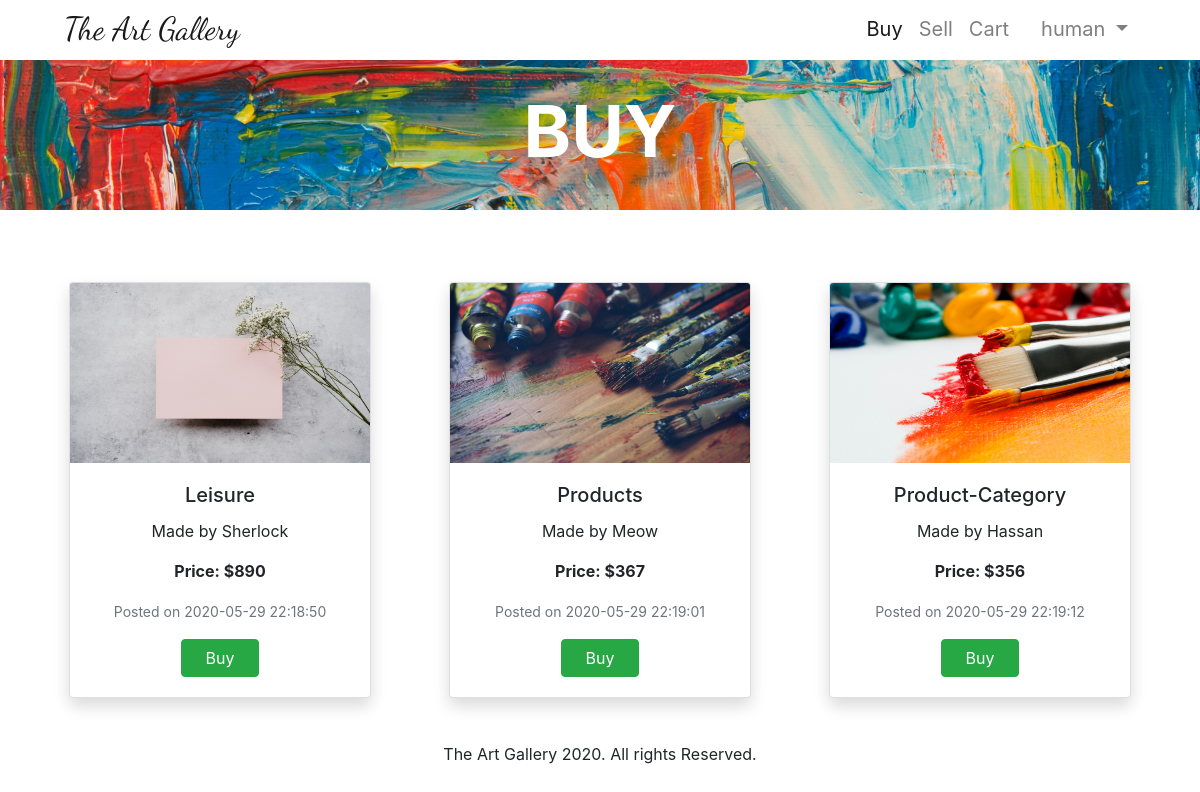
The app's page /buy (signed in) with its own data.
### tables this page shows
CREATE TABLE paintings (id INTEGER PRIMARY KEY, title TEXT NOT NULL, artist TEXT NOT NULL, price NUMERIC NOT NULL, imageaddress TEXT NOT NULL, additiondate DATETIME);

### main.py (the view)
@app.route("/buy", methods=["GET", "POST"])
@login_required
def buy():
    if request.method == "GET":
        with sqlite3.connect("gallery.db") as con:
            db = con.cursor()
            db.execute(
                "SELECT * FROM paintings ORDER BY id")
            rows = db.fetchall()
        return render_template("buy.html", rows=rows)
    else:
        return redirect("/")

### brains.py (called while the page is built)
def login_required(f):
    @wraps(f)
    def decorated_function(*args, **kwargs):
        if session.get("user_id") is None:
            return redirect("/login")
        return f(*args, **kwargs)
    return decorated_function

### main.py (called while the page is built)
@app.after_request
def after_request(response):
    response.headers["Cache-Control"] = "no-cache, no-store, must-revalidate"
    response.headers["Expires"] = 0
    response.headers["Pragma"] = "no-cache"
    return response

### templates/buy.html (shortened to what this page needs)
{% extends 'layout.html' %}
{% block activeBuy %}
active
{% endblock %}
{% block main %}
<div id="buy-content">
    <section id="market">
        <div id="products">
            <div id="buy-top" class="d-flex flex-column justify-content-center align-items-center top" style="
    background-image: url({{ url_for('static', filename='images/buy.jpg') }});">
                <h2 class="display-3 font-weight-bold" style="color:white;">BUY</h2>
            </div>
            <div class="container-lg">
                <div id="items" class="row justify-content-center mt-5">
                    {% for row in rows %}
                        <div class="col-12 col-md-6 col-lg-4 d-flex justify-content-center">
                            <div class="card m-4 shadow bg-white rounded" style="width: 20rem;">
                                <div class="inner">
                                    <img class="card-img-top" src="{{ url_for('static', filename='uploads/') }}{{ row[4] | basename }}" alt="Card image cap" height="180" width="286">
                                </div>
                                <div class="card-body text-center">
                                    <h5 class="card-title">{{ row[1] }}</h5>
                                    <p class="card-text">Made by {{ row[2] }} </p>
                                    <p class="card-text font-weight-bold">Price: ${{ row[3] }}</p>
                                    <p class="card-text"><small class="text-muted">Posted on {{ row[5] }}</small></p>
                                    <form action="/addToCart" method="post">
                                        <button type=submit class="btn btn-success px-4">Buy</button>
                                    </form>
                                </div>
                            </div>
                        </div>
                    {% endfor %}
                </div>
            </div>
        </div>
    </section>
</div>
{% endblock %}

### templates/layout.html (shortened to what this page needs)
<!DOCTYPE html>
<html lang="en">
<head>
    <link rel="stylesheet" href="/static/bootstrap/css/bootstrap.min.css">
    <link rel="stylesheet" href="/static/styles/styles.css">
</head>
<body>
    <header>
        <nav id="my-nav" class="navbar navbar-expand-md navbar-light fixed-top py-0" {% block styleCart %}  {% endblock %}>
            <a id="brand" class="navbar-brand ml-lg-5" href="/">The Art Gallery</a>
            <div class="collapse navbar-collapse mr-lg-5" id="navbarContent">
                <ul class="navbar-nav ml-auto">
                    {% if session.user_id %}
                        <li class="nav-item {% block activeBuy %} {% endblock %}">
                            <a class="nav-link hover-ef" href="/buy">Buy<span class="sr-only">(current)</span></a>
                        </li>
                        <li class="nav-item {% block activeSell %} {% endblock %}">
                            <a class="nav-link hover-ef" href="/sell">Sell<span class="sr-only">(current)</span></a>
                        </li>
                        <li class="nav-item {% block activeCart %} {% endblock %} {% block emptyCart %} {% endblock %}">
                            <a class="nav-link hover-ef" href="/cart">Cart<span class="sr-only">(current)</span></a>
                        </li>
                        <li class="nav-item dropdown ml-lg-3">
                            <a class="nav-link dropdown-toggle" href="#" id="navbarDropdown" role="button" data-toggle="dropdown"
                                aria-haspopup="true" aria-expanded="false">
                                {{ session.user_name }}
                            </a>
                        </li>
                    {% endif %}
                </ul>
            </div>
        </nav>
    </header>
    <main>
        {% block main %}
        {% endblock %}
    </main>
    <footer>The Art Gallery 2020. All rights Reserved.</footer>
</body>
</html>

### static/styles/styles.css (style rules this page uses)
#brand { font-family: 'Dancing Script', 'Helvetica Neue', Helvetica, Arial; font-size: 2rem !important; }
#my-nav a { font-size: 1.25rem; position: relative; }
.hover-ef::after { content: ''; top: 0; left: 0; transform: translateY(10px); transition: transform 0.3s ease; opacity: 0; height: 100%; width: 100%; border-bottom: 2px solid #343a40; position: absolute; }
#market, #sell-products, #cart, #login, #register { padding-top: 60px; }
#products { width: 100%; }
.top { height: 150px; background-position: center bottom; background-size: cover; background-repeat: no-repeat; background-attachment: fixed; }
.inner { overflow: hidden; }
.inner img { transition: all 500ms ease; }
footer { text-align: center; padding: 20px; bottom: 0; left: 0; right: 0; }

### records on screen
paintings: shows a picture, title "Leisure", artist "Sherlock", price "890", additiondate "2020-05-29 22:18:50"
paintings: shows a picture, title "Products", artist "Meow", price "367", additiondate "2020-05-29 22:19:01"
paintings: shows a picture, title "Product-Category", artist "Hassan", price "356", additiondate "2020-05-29 22:19:12"

### other values on screen
{{ session.user_name }} "human"
